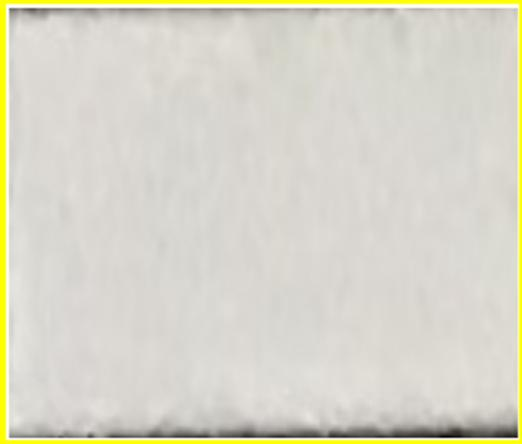
#> input picture cells/130.jpg, 522 x 444 px
$ jupyter execute 'Cell Content.ipynb'
#> lines starting #> are read from the running program, lines starting #| are printed output that depends on the picture; after the words box and inside, x2 and y2 are one past the last pixel; in counts of white or black regions, pixels touching at a corner belong together
### modules/utils.py
# Imports
import cv2
import numpy as np
import pandas as pd
import math
import matplotlib.pyplot as plt
import imutils

import skimage.io as io
from skimage.color import rgb2gray, rgb2hsv
from skimage.transform import resize
from skimage.morphology import thin
from skimage.feature import hog
from skimage.exposure import histogram
from matplotlib.pyplot import bar

from sklearn import svm
import pytesseract
from sklearn.datasets import fetch_openml
from sklearn.model_selection import train_test_split,GridSearchCV

from openpyxl import load_workbook
import xlsxwriter


#File System
import os
from os import mkdir, path, getcwd

# [16 lines left out: functions get_subdirectory, HogFun, not called in this run]


def show_images(images, titles=None):
    # This function is used to show image(s) with titles by sending an array of images and an array of associated titles.
    # images[0] will be drawn with the title titles[0] if exists
    # You aren't required to understand this function, use it as-is.
    n_ims = len(images)
    if titles is None:
        titles = ['(%d)' % i for i in range(1, n_ims + 1)]
    fig = plt.figure()
    n = 1
    for image, title in zip(images, titles):
        a = fig.add_subplot(1, n_ims, n)
        if image.ndim == 2:
            plt.gray()
        plt.imshow(image)
        a.set_title(title)
        n += 1
    fig.set_size_inches(np.array(fig.get_size_inches()) * n_ims)
    plt.show()

# Show Histogram of Gray Scale image
# [72 lines left out: functions showHist, reorderPoints, drawRectangle, fill_grades, not called in this run]

### Cell Content.ipynb
[cell 1]
from modules.utils import *

[cell 2]
# =========================================Read Image==========================================

# Reading image BGR
img_BGR=cv2.imread('./cells/130.jpg', cv2.IMREAD_COLOR)
#> img_BGR is the input picture: shape (444, 522, 3); mean B, G, R 199.9, 213.9, 216.1

# Converting BGR color to RGB color format
img_RGB = cv2.cvtColor(img_BGR, cv2.COLOR_BGR2RGB)

#Removing Border
height=np.shape(img_RGB)[0]
#> height = 444
width=np.shape(img_RGB)[1]
#> width = 522
img_RGB_cropped=np.copy(img_RGB[10:height-10,0:width-10,:])
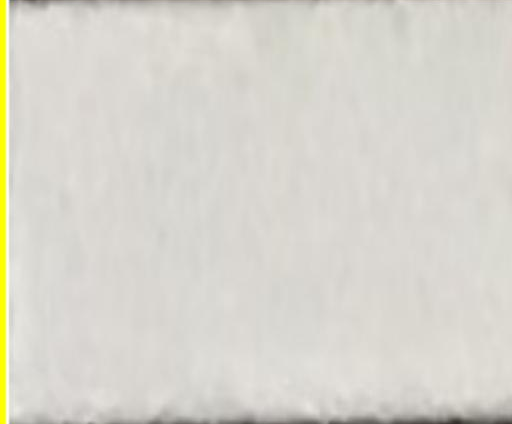
#> img_RGB_cropped: shape (424, 512, 3); mean R, G, B 216, 213.7, 205.3

# Converting image to gary scale (0-255)
img_gray = cv2.cvtColor(img_RGB_cropped, cv2.COLOR_BGR2GRAY)
# print("max",np.max(img_gray))


# Show Images
show_images([img_RGB,img_gray],titles=['RGB','Gray'])
#> in show_images, `n_ims = len(images)`: n_ims = 2
#> the loop in show_images, `for image, title in zip(images, titles):` made 2 passes
#> (title, n) on passes 1 to 2: ('RGB', 2), ('Gray', 3)
#> after the loop in show_images, `for image, title in zip(images, titles):`: n = 3
#> in show_images, `plt.show()`:
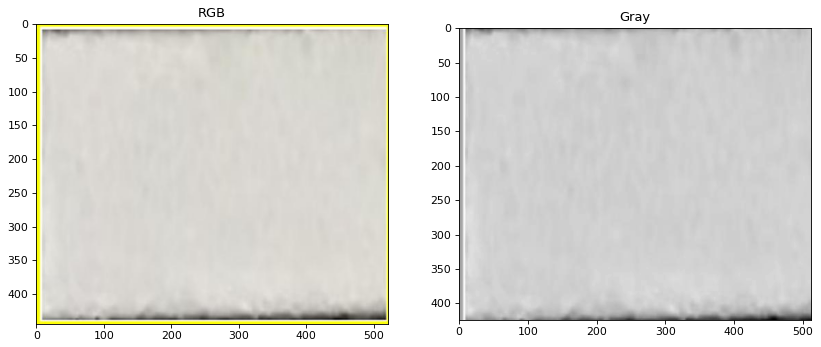
#> figure drawn by matplotlib, 2 panels

[cell 3]
# =========================================PreProcessing==========================================

# Guassian Filter on the image to remove noise
# Gray Scale image,Kernel size(postive and odd),Sigma
Blurred_image_Guassian=cv2.GaussianBlur(img_gray,(5,5),1)

# Median Filter to remove Salt and Pepper
# non-linear Filtering technique => takes median of all pixels in the kernel and replaces the central element with this median value =>To reduce salt and pepper
# Image-Kernel size
Blurred_image_Median=cv2.medianBlur(img_gray, 5)

show_images([img_gray,Blurred_image_Guassian,Blurred_image_Median],titles=['Gray Scale image','step2:Guassian filter','step3:MedianFilter'])
#> the loop in show_images (call 2), `for image, title in zip(images, titles):` made 3 passes
#> title on passes 1 to 3: 'Gray Scale image', 'step2:Guassian filter', 'step3:MedianFilter'
#> after the loop in show_images (call 2), `for image, title in zip(images, titles):`: n = 4
#> in show_images (call 2), `plt.show()`:
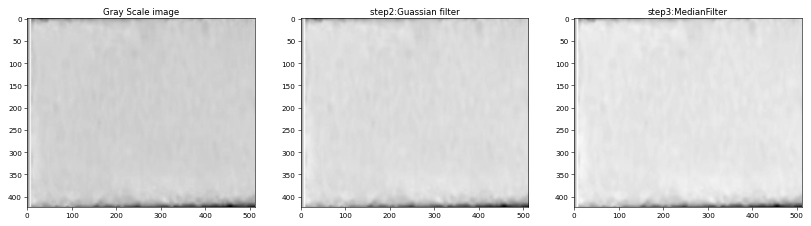
#> figure drawn by matplotlib, 3 panels

[cell 4]
# =========================================Edge Detection==========================================
# Edge Dectrion using Canny (Optimal Edge Detector)
# Steps of Algorithm
#1.Guassian Smoothing:
#2.Sobel: to get first derivative in horizontal direction (Gx) and vertical direction (Gy) => the n it finds find edge gradient and direction for each pixel as follows:
# Edge_Gradient(G)=root(G2x+G2y),Angle(θ)=tan−1(Gy/Gx)
#3.Non Maxima Supression: to get rid of Double response of edges [Thin Edges] ie pixel is checked if it is a local maximum in its neighborhood in the direction of gradient.
#4.Hysteresis Thresholding:decides which are all edges are really edges and which are not Any edges with intensity gradient more than maxVal are sure to be edges and those below minVal are sure to be non-edges, so discarded. Those who lie between these two thresholds are classified edges or non-edges based on their connectivity.
# Image(GrayScale),MinThreshold,MaxThreshold for hystresis Thresholding
Edged_Image=cv2.Canny(Blurred_image_Median,180,255)
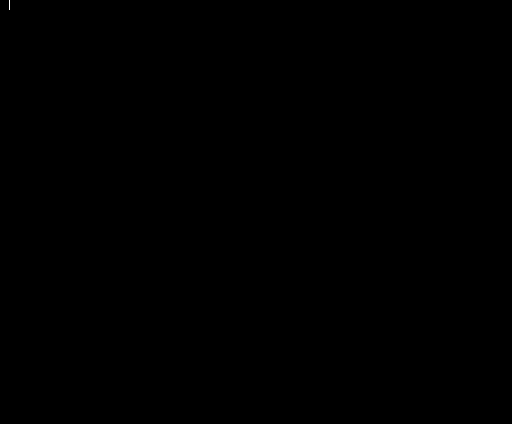
#> Edged_Image: shape (424, 512); 0% white in thin lines or dots, all inside (x1, y1, x2, y2) = (9, 0, 10, 10)

# [9 lines of commented-out code are left out]
show_images([Edged_Image],titles=['Edged_Image'])

[cell 5]
#Finding contours
contoursBox, hierarchy = cv2.findContours(Edged_Image.copy(), cv2.RETR_EXTERNAL,cv2.CHAIN_APPROX_SIMPLE)
#> contoursBox = [[[9, 0], [9, 9]]]
print(np.shape(contoursBox))
#| (1, 2, 1, 2)

BoxwithContours=np.copy(img_RGB)
cv2.drawContours(BoxwithContours, np.copy(contoursBox), -1, (0,0,255), 5)
#> BoxwithContours: shape (444, 522, 3); mean R, G, B 216, 213.9, 200
show_images([BoxwithContours],titles=['BoxwithContours'])

$ run again, with cells/010.jpg copied over cells/130.jpg
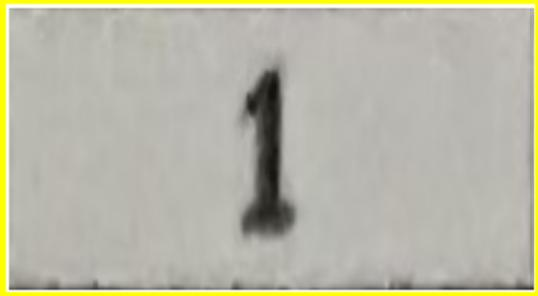
#> input picture cells/010.jpg, 538 x 296 px
#> img_BGR is the input picture: shape (296, 538, 3); mean B, G, R 166.2, 182.8, 183.8
#> `img_RGB_cropped=np.copy(img_RGB[10:height-10,0:width-10,:])`:
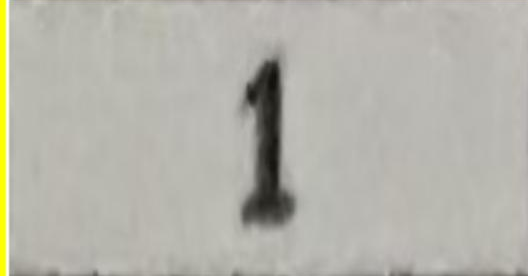
#> img_RGB_cropped: shape (276, 528, 3); mean R, G, B 180.9, 179.8, 170.7
#> n_ims = 2
#> the loop in show_images, `for image, title in zip(images, titles):` made 2 passes
#> (title, n) on passes 1 to 2: ('RGB', 2), ('Gray', 3)
#> after the loop in show_images, `for image, title in zip(images, titles):`: n = 3
#> the loop in show_images (call 2), `for image, title in zip(images, titles):` made 3 passes
#> title on passes 1 to 3: 'Gray Scale image', 'step2:Guassian filter', 'step3:MedianFilter'
#> after the loop in show_images (call 2), `for image, title in zip(images, titles):`: n = 4
#> in show_images (call 2), `plt.show()`:
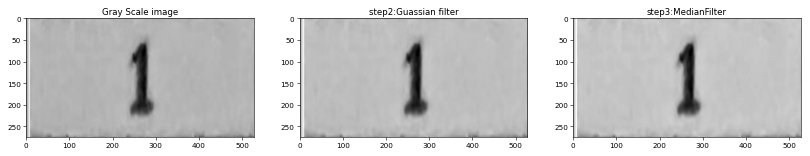
#> figure drawn by matplotlib, 3 panels
#> Edged_Image: shape (276, 528); 0.13% white in thin lines or dots, all inside (x1, y1, x2, y2) = (9, 83, 250, 276)
#> contoursBox = 2 contours, all with area under 20

$ run again, with cells/020.jpg copied over cells/130.jpg
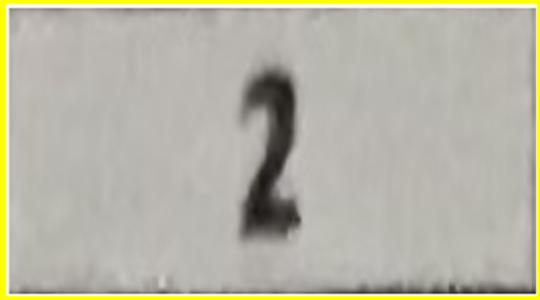
#> input picture cells/020.jpg, 540 x 300 px
#> img_BGR is the input picture: shape (300, 540, 3); mean B, G, R 164.7, 180.6, 182.5
#> `img_RGB_cropped=np.copy(img_RGB[10:height-10,0:width-10,:])`:
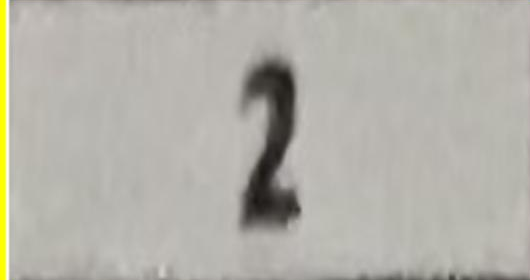
#> img_RGB_cropped: shape (280, 530, 3); mean R, G, B 179.7, 177.8, 169.3
#> n_ims = 2
#> the loop in show_images, `for image, title in zip(images, titles):` made 2 passes
#> (title, n) on passes 1 to 2: ('RGB', 2), ('Gray', 3)
#> after the loop in show_images, `for image, title in zip(images, titles):`: n = 3
#> the loop in show_images (call 2), `for image, title in zip(images, titles):` made 3 passes
#> title on passes 1 to 3: 'Gray Scale image', 'step2:Guassian filter', 'step3:MedianFilter'
#> after the loop in show_images (call 2), `for image, title in zip(images, titles):`: n = 4
#> in show_images (call 2), `plt.show()`:
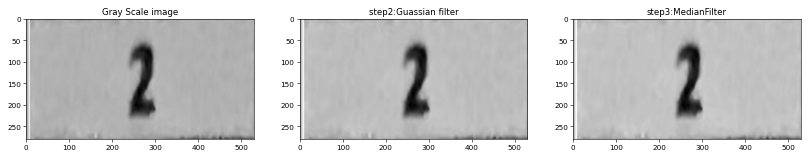
#> figure drawn by matplotlib, 3 panels
#> Edged_Image: shape (280, 530); 0.14% white in thin lines or dots, all inside (x1, y1, x2, y2) = (9, 0, 301, 215)
#> contoursBox = 3 contours, all with area under 20
